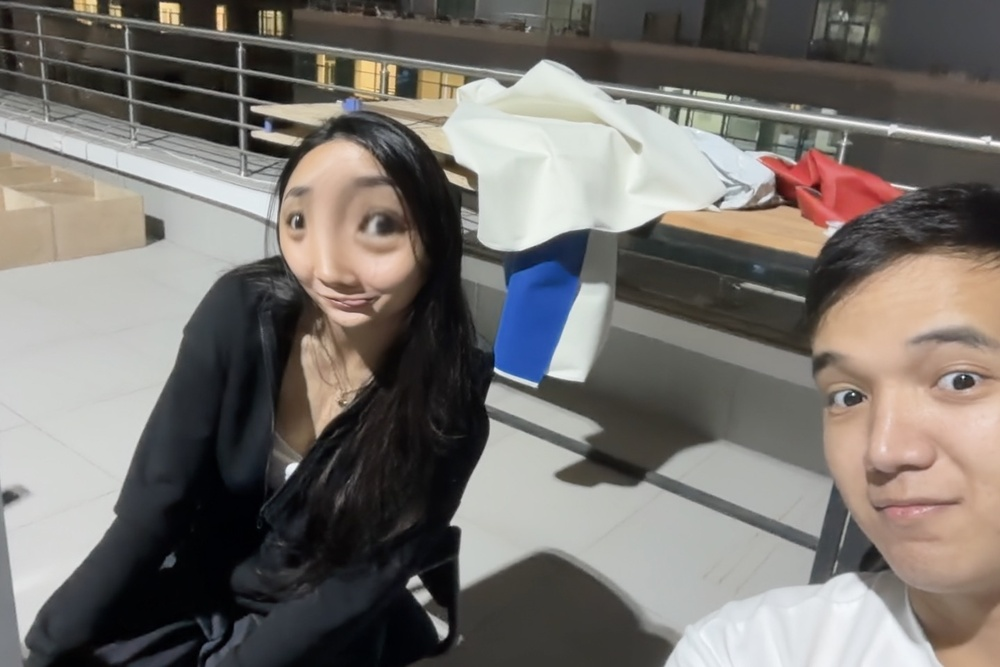
#> input picture day01/photo.jpg, 1000 x 667 px, shrunk from 1440 x 960 before the run, found by its file name
$ python 02_pixels.py
#> lines starting #> are read from the running program, lines starting #| are printed output that depends on the picture
import cv2
import numpy as np

img = cv2.imread("day01/photo.jpg")
#> img is the input picture: shape (667, 1000, 3); mean B, G, R 109.5, 114.1, 118.8

# Read one pixel: row 100, column 200
pixel = img[100, 200]
#> pixel = [27, 34, 37]
print("Pixel [100, 200] =", pixel)
#| Pixel [100, 200] = [27 34 37]

b, g, r = pixel
#> b = 27; g = 34; r = 37
print(f"Blue={b}, Green={g}, Red={r}")
#| Blue=27, Green=34, Red=37

# Make a pure blue image, 100x100 pixels
blue = np.zeros((100, 100, 3), dtype=np.uint8)
blue[:] = (0, 255, 255)

cv2.imshow("I asked for (255, 0, 0)", blue)
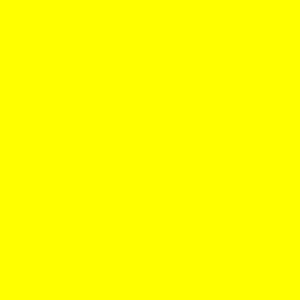
#> window 'I asked for (255, 0, 0)': shape (100, 100, 3) (shown 3 times larger); mean B, G, R 0, 255, 255
cv2.waitKey(0)
cv2.destroyAllWindows()
